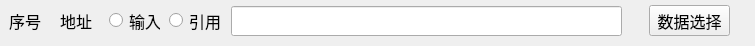
<?xml version="1.0" encoding="UTF-8"?>
<ui version="4.0">
 <class>MultiRegItem</class>
 <widget class="QWidget" name="MultiRegItem">
  <property name="geometry">
   <rect>
    <x>0</x>
    <y>0</y>
    <width>755</width>
    <height>46</height>
   </rect>
  </property>
  <property name="font">
   <font>
    <family>微软雅黑</family>
    <pointsize>12</pointsize>
   </font>
  </property>
  <property name="windowTitle">
   <string>Form</string>
  </property>
  <widget class="QPushButton" name="pushButton_DataSelect">
   <property name="geometry">
    <rect>
     <x>649</x>
     <y>5</y>
     <width>81</width>
     <height>31</height>
    </rect>
   </property>
   <property name="font">
    <font>
     <pointsize>12</pointsize>
    </font>
   </property>
   <property name="text">
    <string>数据选择</string>
   </property>
  </widget>
  <widget class="QLabel" name="txt_Addr">
   <property name="geometry">
    <rect>
     <x>60</x>
     <y>10</y>
     <width>51</width>
     <height>21</height>
    </rect>
   </property>
   <property name="font">
    <font>
     <pointsize>12</pointsize>
    </font>
   </property>
   <property name="text">
    <string>地址</string>
   </property>
  </widget>
  <widget class="QLineEdit" name="lineEdit_Input">
   <property name="geometry">
    <rect>
     <x>231</x>
     <y>6</y>
     <width>391</width>
     <height>30</height>
    </rect>
   </property>
   <property name="font">
    <font>
     <pointsize>12</pointsize>
    </font>
   </property>
   <property name="maxLength">
    <number>999999999</number>
   </property>
  </widget>
  <widget class="QRadioButton" name="radioButton_Input">
   <property name="geometry">
    <rect>
     <x>109</x>
     <y>10</y>
     <width>51</width>
     <height>21</height>
    </rect>
   </property>
   <property name="font">
    <font>
     <pointsize>12</pointsize>
    </font>
   </property>
   <property name="text">
    <string>输入</string>
   </property>
  </widget>
  <widget class="QRadioButton" name="radioButton_Quote">
   <property name="geometry">
    <rect>
     <x>169</x>
     <y>10</y>
     <width>51</width>
     <height>21</height>
    </rect>
   </property>
   <property name="font">
    <font>
     <pointsize>12</pointsize>
    </font>
   </property>
   <property name="text">
    <string>引用</string>
   </property>
  </widget>
  <widget class="QLabel" name="txt_SerialNum">
   <property name="geometry">
    <rect>
     <x>9</x>
     <y>10</y>
     <width>41</width>
     <height>21</height>
    </rect>
   </property>
   <property name="font">
    <font>
     <pointsize>12</pointsize>
    </font>
   </property>
   <property name="text">
    <string>序号</string>
   </property>
  </widget>
 </widget>
 <resources/>
 <connections/>
</ui>
